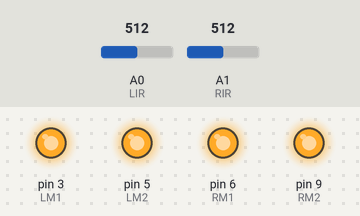
A sketch run on a simulated Arduino Uno, built with avr-gcc and run on an emulated ATmega328P. Shown: output pins drawn as LEDs (lit = HIGH). The test bench sets the inputs (shaded band); at power-on: A0 (LIR) = 512, A1 (RIR) = 512.

Above: at 1.2 s.
1.3 s: A0 (LIR) set to 1010
2.8 s: A0 (LIR) set to 1020
At 3.1 s:
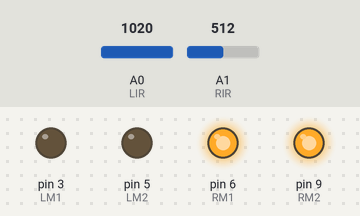
4.3 s: A1 (RIR) set to 1009
5.8 s: A1 (RIR) set to 1020
At 6.6 s:
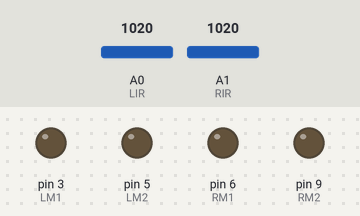
7.3 s: A0 (LIR) set to 900
At 7.8 s:
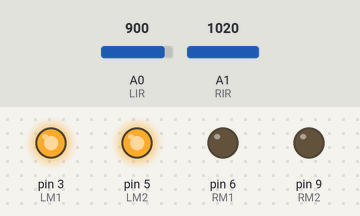
8.8 s: A0 (LIR) set to 1023
At 10.1 s:
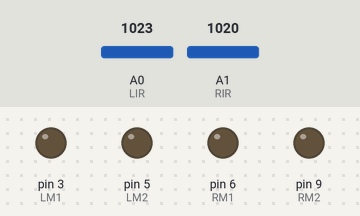
Timing chart, 0 to 11.3 s (numbered marks = the images above; inputs shaded):
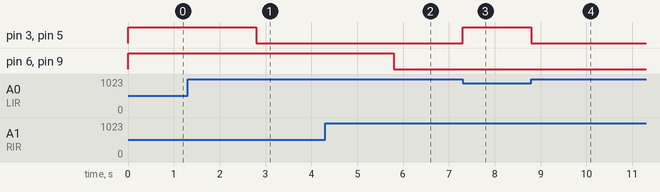

Measured:
- the behaviour switches between 1019 and 1020 on A0 (LIR) (found by bisection; images 0 and 1)
- the behaviour switches between 1019 and 1020 on A1 (RIR) (found by bisection; images 1 and 2)
- after the input at 1.3 s, every drawn part: stays the same
- after the input at 2.8 s, pin 3 (LM1), pin 5 (LM2): HIGH → LOW at once
- after the input at 4.3 s, every drawn part: stays the same
- after the input at 5.8 s, pin 6 (RM1), pin 9 (RM2): HIGH → LOW at once
- after the input at 7.3 s, pin 3 (LM1), pin 5 (LM2): LOW → HIGH at once
- after the input at 8.8 s, pin 3 (LM1), pin 5 (LM2): HIGH → LOW at once

The sketch:

line_following_Robort.ino
```cpp
const int LM1=3;
const int LM2=5;
const int RM1=6;
const int RM2=9;
const int LIR=A0;
const int RIR=A1;

void setup(){
  pinMode(LM1,OUTPUT);
  pinMode(LM2,OUTPUT);
  pinMode(RM1,OUTPUT);
  pinMode(RM2,OUTPUT);
  Serial.begin(9600);
}
void loop(){
  if(analogRead(LIR)<1020 && analogRead(RIR)<1020)
  {
    digitalWrite(LM1,HIGH);
    digitalWrite(RM1,HIGH);
    digitalWrite(LM2,HIGH);
    digitalWrite(RM2,HIGH);
  }
  else if(analogRead(LIR)<1020 && analogRead(RIR)>=1020)
  {
    digitalWrite(LM1,HIGH);
    digitalWrite(RM1,LOW);
    digitalWrite(LM2,HIGH);
    digitalWrite(RM2,LOW);
  }
   else if(analogRead(LIR)>=1020 && analogRead(RIR)<1020)
  {
    digitalWrite(LM1,LOW);
    digitalWrite(RM1,HIGH);
    digitalWrite(LM2,LOW);
    digitalWrite(RM2,HIGH);
  }
   else if(analogRead(LIR)>=1020 && analogRead(RIR)>=1020)
  {
    digitalWrite(LM1,LOW);
    digitalWrite(RM1,LOW);
    digitalWrite(LM2,LOW);
    digitalWrite(RM2,LOW);
  }
}
```
